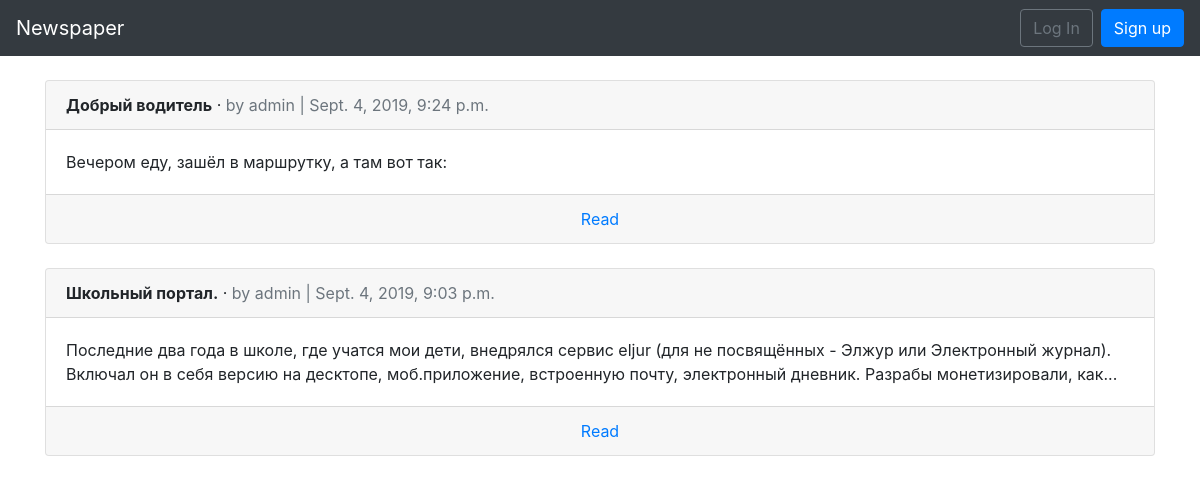
/, run on an earlier commit of the app's database.
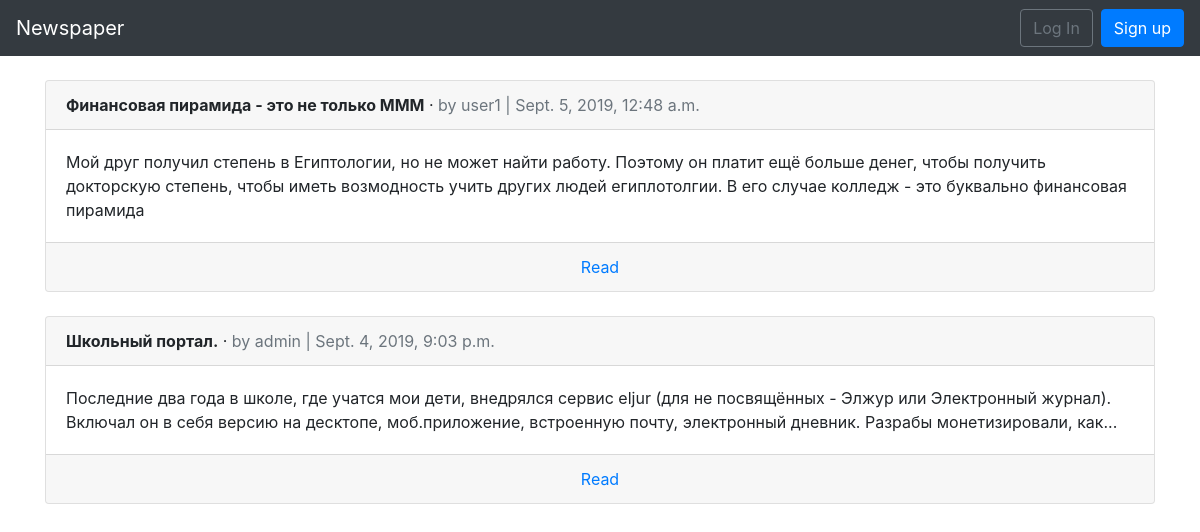
And on a later commit of the database.
### articles/models.py (models this page shows, shortened)
class Article(models.Model):
    title = models.CharField(max_length=255, blank=False, null=False)
    body = models.TextField(blank=False, null=False)
    part_text = models.CharField(max_length=255)
    date = models.DateTimeField(auto_now_add=True)
    author = models.ForeignKey(
        get_user_model(),
        on_delete=models.CASCADE,
    )

### users/models.py (models this page shows, shortened)
class CustomUser(AbstractUser):
    self_description = models.TextField(blank=True, null=False, default='')
    age = models.PositiveIntegerField(null=True, blank=True)
    image = models.ImageField(default='default.jpg', upload_to='user_images')

### articles/views.py (the view)
# urls.py: path('', ArticleListView.as_view(), name='article_list'),
class ArticleListView(ListView):
    model = Article
    template_name = 'article_list.html'
    ordering = ['-date']

### templates/article_list.html (shortened to what this page needs)
{% extends 'base.html' %}
{% block content %}
    {% for article in object_list %}
        <div class='card'>
            <div class='card-header'>
                <span class='font-weight-bold'>{{ article.title }}</span> &middot;
                <span class='text-muted'>by {{ article.author }} |
                    {{ article.date }}</span>
            </div>
            <div class='card-body'>
                {{ article.part_text }}
            </div>
            <div class='card-footer text-center text-muted'>
                <a href='{% url 'article_detail' article.pk %}'>Read</a>
            </div>
        </div>
        <br/>
    {% endfor %}
{% endblock content %}

What changed in the data, as far as the page shows it:
removed Article: title "Добрый водитель", author "admin", date "Sept. 4, 2019, 9:24 p.m.", part_text "Вечером еду, зашёл в маршрутку, а там вот так:"
added Article: title "Финансовая пирамида - это не только МММ", author "user1", date "Sept. 5, 2019, 12:48 a.m.", part_text "Мой друг получил степень в Египтологии, но не может найти работу. Поэтому он платит ещё больше денег, чтобы получить докторскую степень, чтобы иметь возмодность учить других людей египлотолгии. В его случае колледж - это буквально финансовая пирамида"
